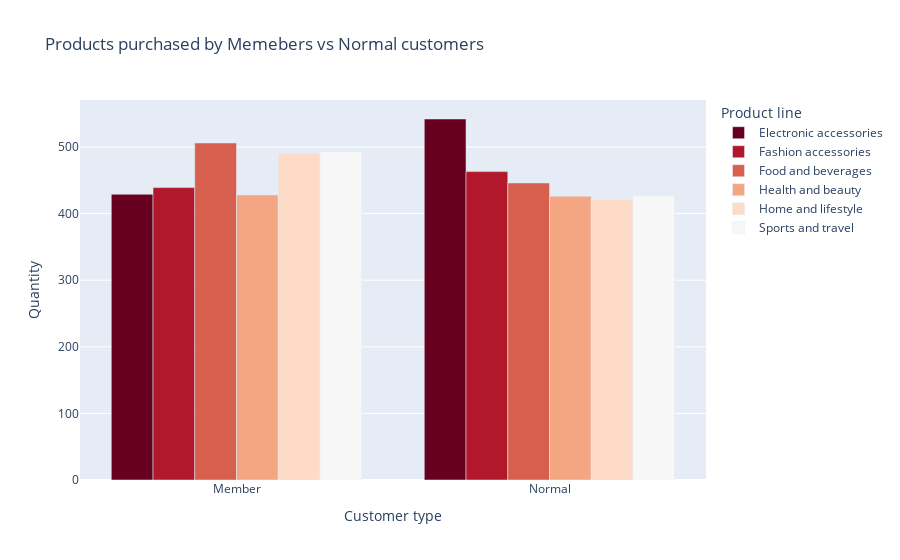

This figure's notebook cell:
### Code cell
#Plotting Bar chart for Products purchased by Memebers vs Normal customers
item_sold_fig=px.bar(item_sold,x='Customer type',y='Quantity',color='Product line',barmode='group',title='Products purchased by Memebers vs Normal customers',
                    color_discrete_sequence=px.colors.sequential.RdBu)
item_sold_fig.show()

### Figure 1 — Plotly figure (JSON) as saved in the notebook; plotly's stock layout.template omitted (floating-point values rounded to 4 significant figures)
{"data": [{"alignmentgroup": "True", "hovertemplate": "Product line=Electronic accessories<br>Customer type=%{x}<br>Quantity=%{y}<extra></extra>", "legendgroup": "Electronic accessories", "marker": {"color": "rgb(103,0,31)"}, "name": "Electronic accessories", "offsetgroup": "Electronic accessories", "orientation": "v", "showlegend": true, "textposition": "auto", "type": "bar", "x": ["Member", "Normal"], "xaxis": "x", "y": [429, 542], "yaxis": "y"}, {"alignmentgroup": "True", "hovertemplate": "Product line=Fashion accessories<br>Customer type=%{x}<br>Quantity=%{y}<extra></extra>", "legendgroup": "Fashion accessories", "marker": {"color": "rgb(178,24,43)"}, "name": "Fashion accessories", "offsetgroup": "Fashion accessories", "orientation": "v", "showlegend": true, "textposition": "auto", "type": "bar", "x": ["Member", "Normal"], "xaxis": "x", "y": [439, 463], "yaxis": "y"}, {"alignmentgroup": "True", "hovertemplate": "Product line=Food and beverages<br>Customer type=%{x}<br>Quantity=%{y}<extra></extra>", "legendgroup": "Food and beverages", "marker": {"color": "rgb(214,96,77)"}, "name": "Food and beverages", "offsetgroup": "Food and beverages", "orientation": "v", "showlegend": true, "textposition": "auto", "type": "bar", "x": ["Member", "Normal"], "xaxis": "x", "y": [506, 446], "yaxis": "y"}, {"alignmentgroup": "True", "hovertemplate": "Product line=Health and beauty<br>Customer type=%{x}<br>Quantity=%{y}<extra></extra>", "legendgroup": "Health and beauty", "marker": {"color": "rgb(244,165,130)"}, "name": "Health and beauty", "offsetgroup": "Health and beauty", "orientation": "v", "showlegend": true, "textposition": "auto", "type": "bar", "x": ["Member", "Normal"], "xaxis": "x", "y": [428, 426], "yaxis": "y"}, {"alignmentgroup": "True", "hovertemplate": "Product line=Home and lifestyle<br>Customer type=%{x}<br>Quantity=%{y}<extra></extra>", "legendgroup": "Home and lifestyle", "marker": {"color": "rgb(253,219,199)"}, "name": "Home and lifestyle", "offsetgroup": "Home and lifestyle", "orientation": "v", "showlegend": true, "textposition": "auto", "type": "bar", "x": ["Member", "Normal"], "xaxis": "x", "y": [490, 421], "yaxis": "y"}, {"alignmentgroup": "True", "hovertemplate": "Product line=Sports and travel<br>Customer type=%{x}<br>Quantity=%{y}<extra></extra>", "legendgroup": "Sports and travel", "marker": {"color": "rgb(247,247,247)"}, "name": "Sports and travel", "offsetgroup": "Sports and travel", "orientation": "v", "showlegend": true, "textposition": "auto", "type": "bar", "x": ["Member", "Normal"], "xaxis": "x", "y": [493, 427], "yaxis": "y"}], "layout": {"barmode": "group", "legend": {"title": {"text": "Product line"}, "tracegroupgap": 0}, "title": {"text": "Products purchased by Memebers vs Normal customers"}, "xaxis": {"anchor": "y", "domain": [0, 1], "title": {"text": "Customer type"}}, "yaxis": {"anchor": "x", "domain": [0, 1], "title": {"text": "Quantity"}}}}
